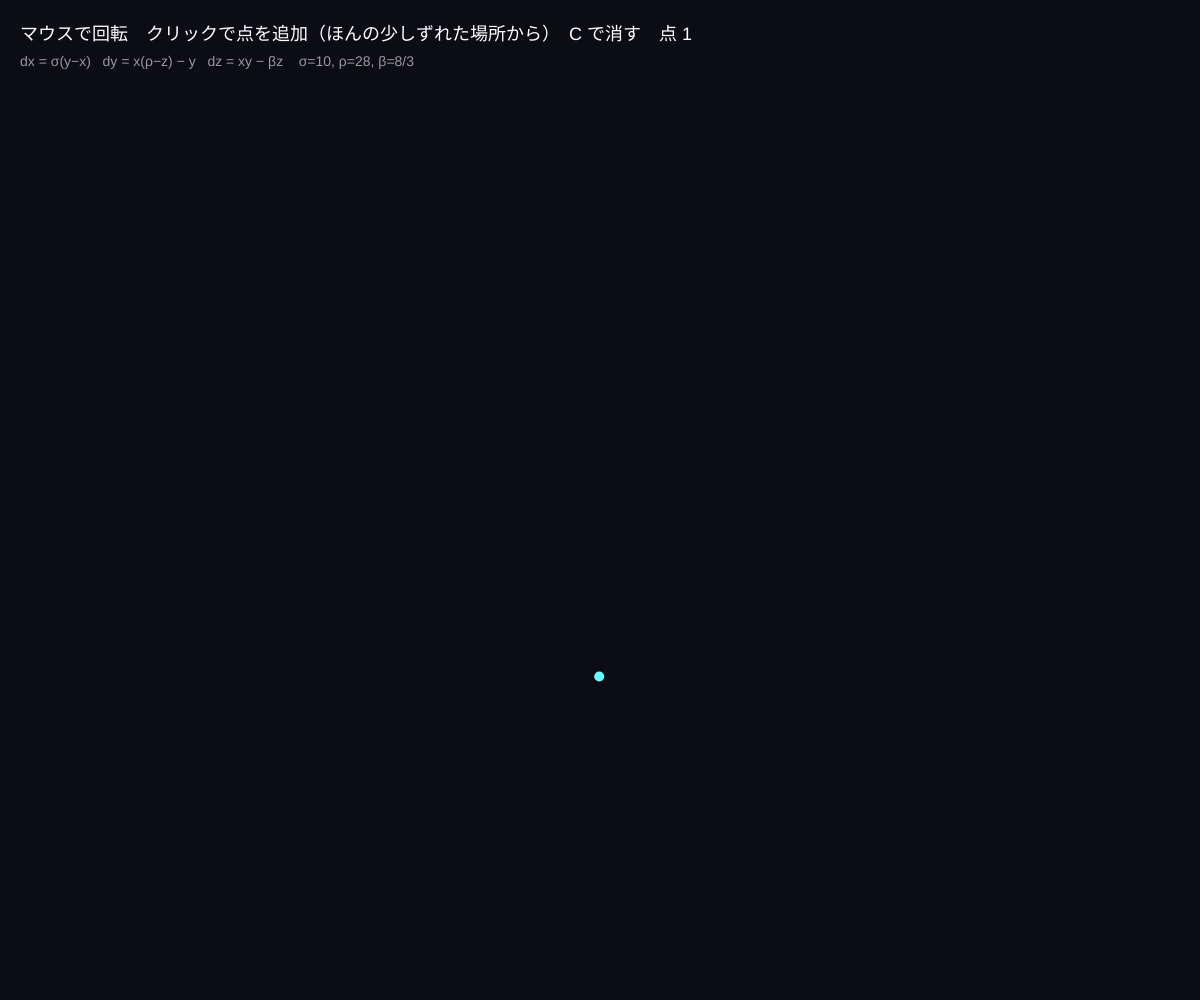
Frame 1 (no input)
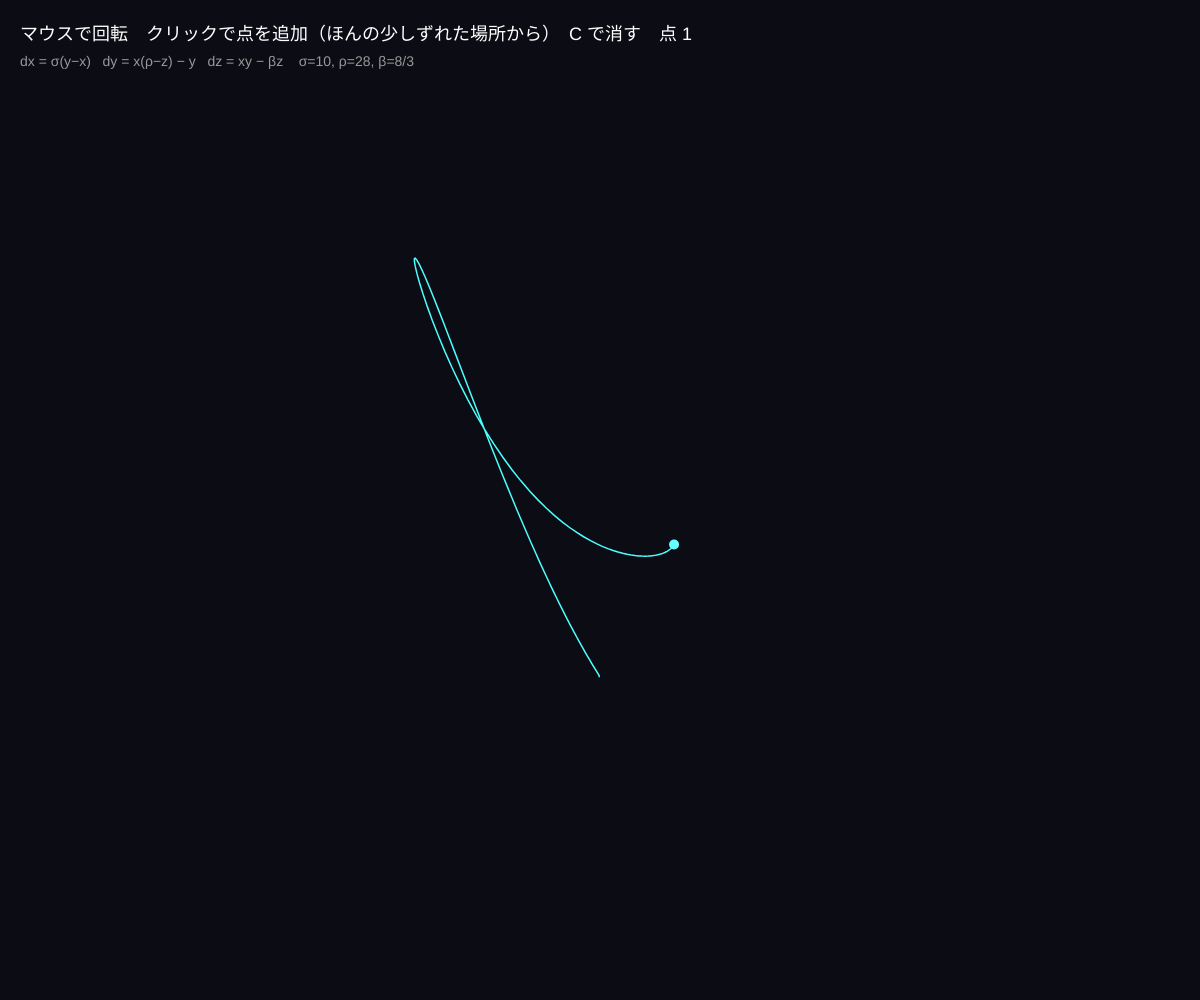
Frame 60 (no input)
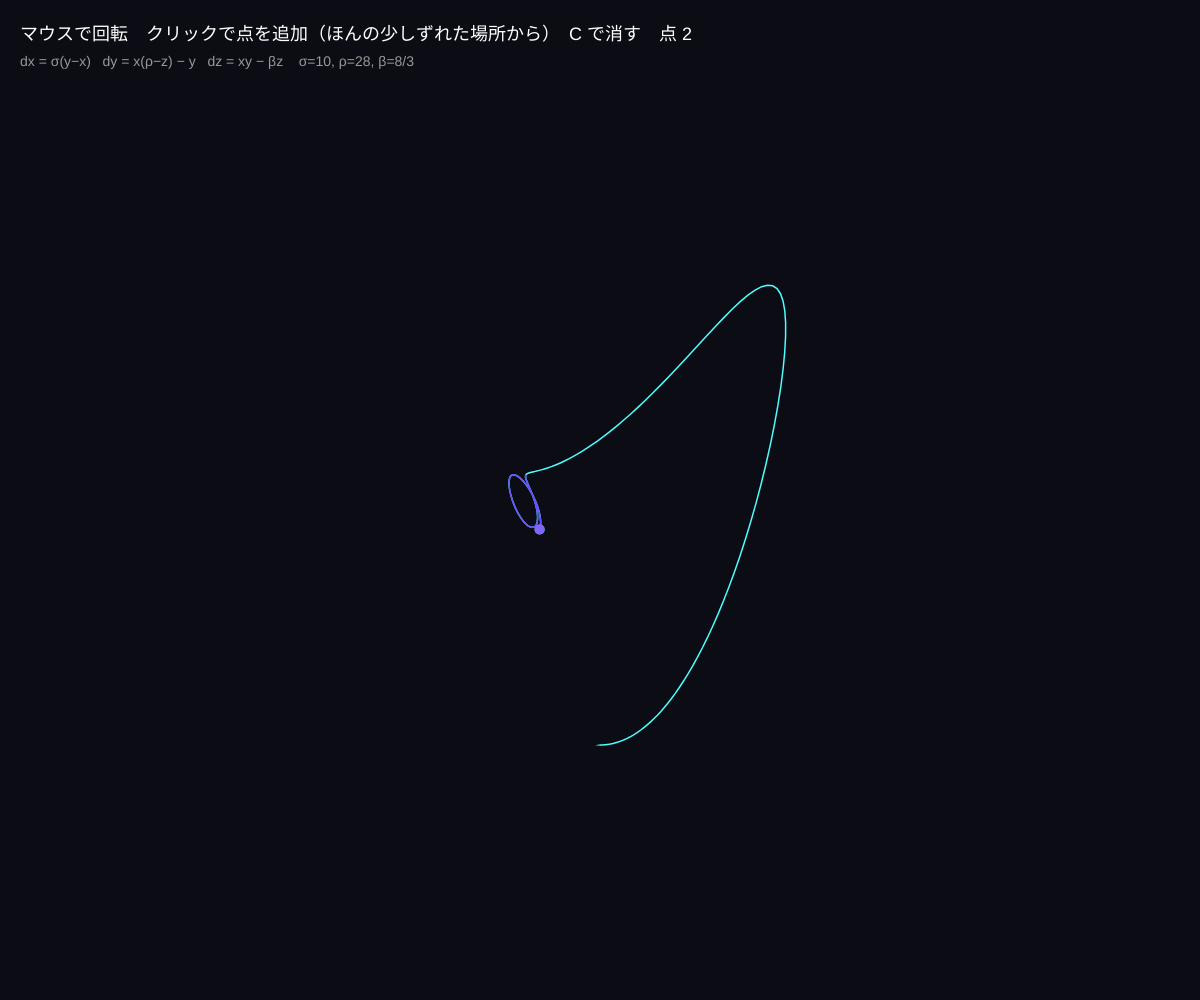
Frame 120 (the mouse pressed at the canvas centre since frame 60)

The p5.js sketch that drew these frames (run headless with seeded random() and noise() and a simulated clock; from frame 60 on, the mouse is pressed at the canvas centre):

// p5.js sketch
// ── sketch.js
// ============================================
// 04 ローレンツ・アトラクター（カオスの蝶）
// 気象学者ローレンツが天気の式を3つに単純化したら、
// 「決まった形」の上を「二度と同じ道を通らず」まわり続ける軌道が現れた
// マウスで回転 / クリックで2つ目の点を追加（わずかにずれた場所から）/ C で消す
// ============================================

let points = []; // 動く点たち {x, y, z, hue, trail}
let sigma = 10, rho = 28, beta = 8 / 3; // ローレンツの3つの定数
let rotY = 0, rotX = 0;

function setup() {
  createCanvas(windowWidth, windowHeight);
  colorMode(HSB, 360, 100, 100, 100);
  points.push({ x: 0.1, y: 0, z: 0, hue: 180, trail: [] });
}

function draw() {
  background(240, 40, 8);
  rotY = map(mouseX, 0, width, -PI, PI);
  rotX = map(mouseY, 0, height, -0.8, 0.8);

  for (let p of points) {
    // ★ ローレンツ方程式：3つの数が、おたがいを変えあう
    for (let k = 0; k < 3; k++) {
      let dt = 0.005;
      let dx = sigma * (p.y - p.x);
      let dy = p.x * (rho - p.z) - p.y;
      let dz = p.x * p.y - beta * p.z;
      p.x += dx * dt;
      p.y += dy * dt;
      p.z += dz * dt;
      p.trail.push([p.x, p.y, p.z]);
    }
    if (p.trail.length > 3000) p.trail.splice(0, 3);

    // 3D → 2D に投影して描く
    noFill();
    strokeWeight(1.5);
    beginShape();
    for (let i = 0; i < p.trail.length; i++) {
      let [sx, sy] = project(p.trail[i]);
      stroke(p.hue, 70, 100, map(i, 0, p.trail.length, 5, 100));
      vertex(sx, sy);
    }
    endShape();
    let [sx, sy] = project([p.x, p.y, p.z]);
    noStroke();
    fill(p.hue, 60, 100);
    circle(sx, sy, 10);
  }

  fill(0, 0, 100);
  textSize(18);
  text('マウスで回転　クリックで点を追加（ほんの少しずれた場所から）　C で消す　点 ' + points.length, 20, 40);
  textSize(14);
  fill(0, 0, 60);
  text("dx = σ(y−x)   dy = x(ρ−z) − y   dz = xy − βz    σ=10, ρ=28, β=8/3", 20, 66);
}

// 3D の点 → 回転 → 画面の 2D 座標
function project([x, y, z]) {
  // 中心を合わせて縮尺
  let X = x * 9, Y = y * 9, Z = (z - 25) * 9;
  // Y軸回転
  let x1 = X * cos(rotY) - Y * sin(rotY);
  let y1 = X * sin(rotY) + Y * cos(rotY);
  // X軸回転
  let y2 = y1 * cos(rotX) - Z * sin(rotX);
  let z2 = y1 * sin(rotX) + Z * cos(rotX);
  return [width / 2 + x1, height / 2 - z2 + 20, y2];
}

function mousePressed() {
  if (mouseY < 50) return;
  let base = points[points.length - 1];
  points.push({ x: base.x + 0.0001, y: base.y, z: base.z, hue: (base.hue + 70) % 360, trail: [] });
}

function keyPressed() {
  if (key === 'c' || key === 'C') points = [points[0]];
}

// ---------- やってみよう ----------
// 1. クリックして2つ目の点を足す。最初はぴったり重なるのに、やがて別の羽根へ飛ぶ
// 2. rho（28）を 15 にすると、カオスではなくなり1点に落ち着く。 99 にすると？
// 3. 軌跡の色を z の高さで変えてみよう
